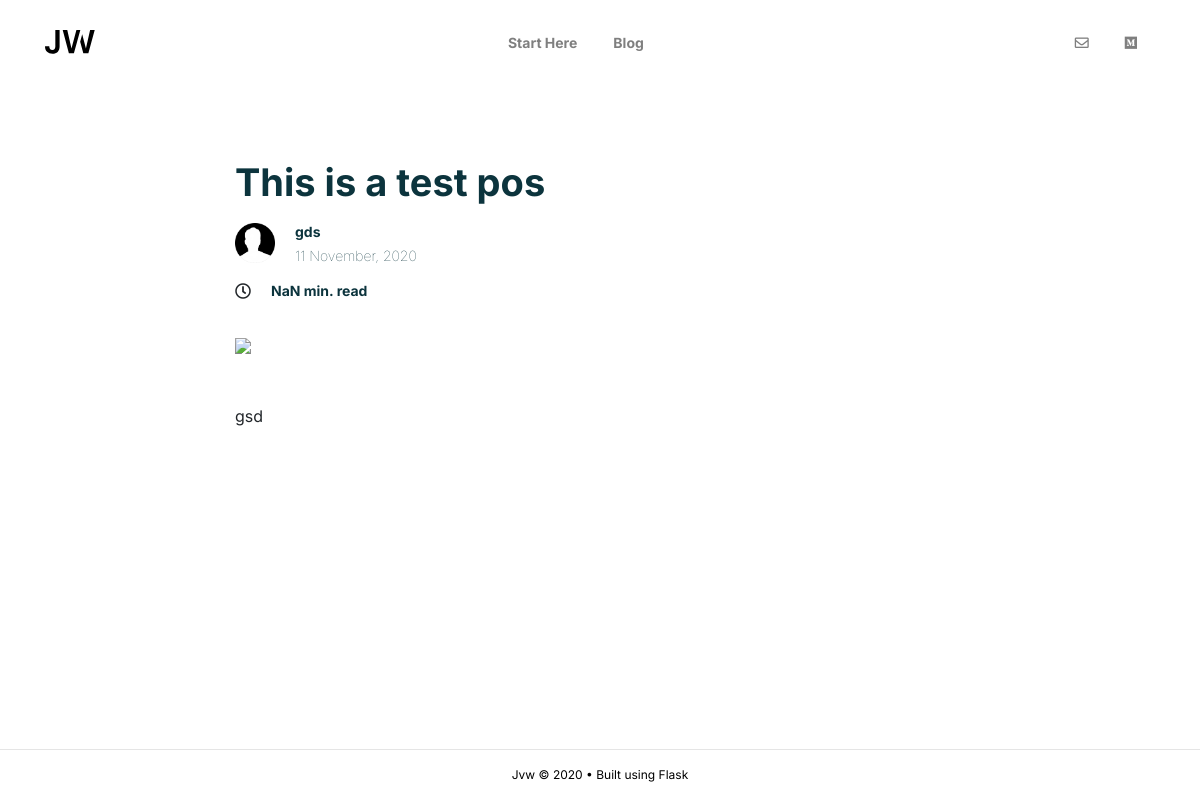
Screenshot of /blog/2/gsd with the database file from the repository.
### flaskblog/models.py (models this page shows, shortened)
class Post(db.Model):
    id = db.Column(db.Integer, primary_key=True)
    title = db.Column(db.String(100), nullable=False)
    url_title = db.Column(db.String(100), nullable=False)
    date_posted = db.Column(db.DateTime, nullable=False, default=datetime.utcnow)
    author = db.Column(db.String(100), nullable=False)
    summary = db.Column(db.Text, nullable=False)
    content = db.Column(db.Text, nullable=False)
    image = db.Column(db.String(1000), nullable=False)

### flaskblog/routes.py (the view)
@app.route("/blog/<int:post_id>/<string:post_url_title>")
def blog_post(post_url_title, post_id):
    post = Post.query.get_or_404(post_id)
    return render_template('blog_post.html', title=post.title, post=post)

### flaskblog/templates/blog_post.html (shortened to what this page needs)
{% extends "layout.html" %}
{% block content %}
<div class="row">
    <div class="col-lg-2"></div>
    <article id = "post" class="blog col-lg-8">
        <h1>{{post.title}}</h1>
        <div class="flex-container">
            <img src="/static/profile.png" class="profile image-fluid" alt="" />
            <div class="name-date-container">
                <h5 class="author" style="font-weight:bold!important">{{post.author}}</h5>
                <h5 class="date">{{post.date_posted.strftime("%d %B, %Y") }}</h5>
            </div>
        </div>
        <div class="flex-container">
            <i class="far fa-clock"></i>
            <h5 style="font-weight:bold!important" class="reading-time" id="reading-time">{{ post.content|striptags|length }}</h5>
        </div>
        <br>
        <img class="img-fluid" src="{{ post.image }}" />
        <div class="blog-content">
            <br><br>
            {{post.content|safe}}
        </div>
    </article>
    <div class="col-lg-2"></div>
</div>
{% endblock content %}

### flaskblog/static/main.css (style rules this page uses)
body { background: #ffffff!important; font-family: 'Inter', sans-serif !important; position: relative; padding-bottom: 100px; min-height: 100vh; }
h1, h2, h3, h4, h5, h6 { color: #0C343D; font-weight: bold!important; }
h1 { font-size: 38px!important; }
h5 { font-size: 14px!important; font-weight: lighter!important; }
img.profile { max-width:40px; height:auto; }
.flex-container { display: flex; flex-direction: row; align-items: center; }
.name-date-container { padding-left: 20px; padding-top:10px; }
.reading-time { padding-left: 20px; padding-top:10px; }

### rows the page displays
Post: title "This is a test pos", author "gds", date_posted "11 November, 2020", content "gsd"
